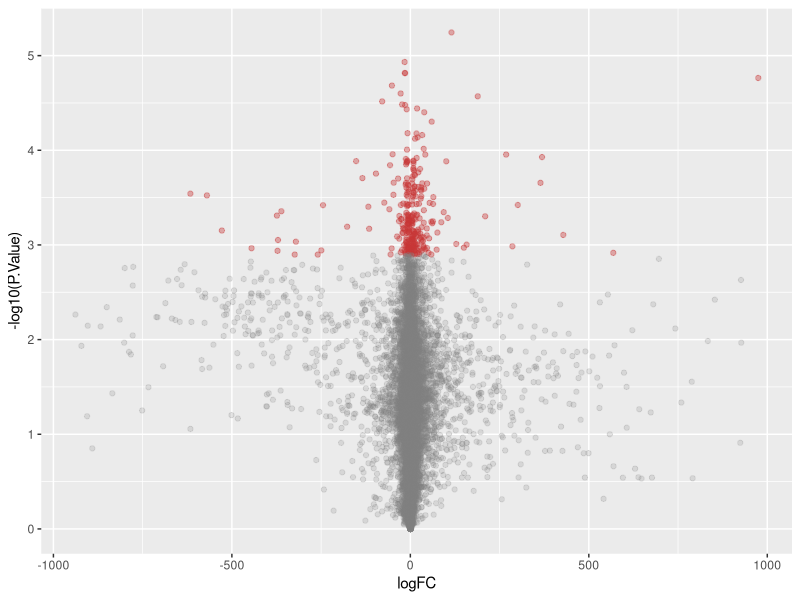
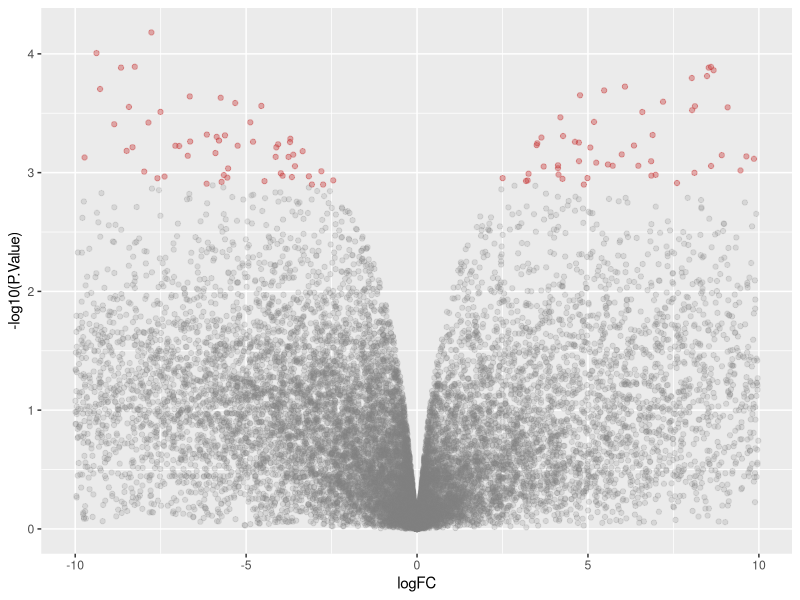

Write R code to recreate these figures, in order. (Note: this script raises an error after producing the figures.)
rm(list=ls())
limma.output <- read.csv(
  './data/limma-output.csv',
  stringsAsFactors = FALSE
)
library(ggplot2)
idx <- abs(limma.output$logFC) <= 975
table(idx)
p_ <- limma.output[idx,]
sig_ <- p_$adj.P.Val < 0.1 
cols <- ifelse(
  sig_,yes = '#c8373764',no = '#80808032'
)
p <- ggplot(
  p_,
  aes(
    x = logFC,
    y = -log10(P.Value)
  )
) +
  geom_point(col=cols)
p

idx <- abs(limma.output$logFC) <= 10
table(idx)
p_ <- limma.output[idx,]
sig_ <- p_$adj.P.Val < 0.1 
cols <- ifelse(
  sig_,yes = '#c8373764',no = '#80808032'
)
p__ <- ggplot(
  p_,
  aes(
    x = logFC,
    y = -log10(P.Value)
  )
) +
  geom_point(col=cols)
p__


png('./figures/02-volcano-major.png',
    width = 1000,
    height = 1000,
    res = 200)
p + ggtitle('Differential expression between \nMale vs Female (Male/Female)')
dev.off()
png('./figures/02-volcano-minor.png',
    width = 1000,
    height = 1000,
    res = 200) 
p__ + ggtitle('Differential expression between \nMale vs Female (Male/Female)')
dev.off()